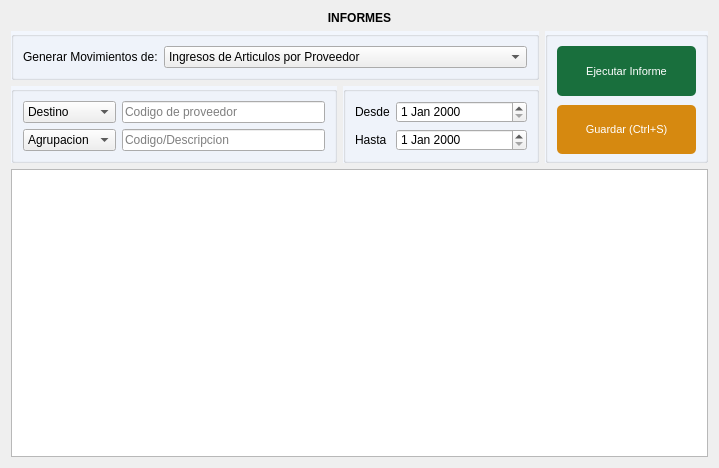
<?xml version="1.0" encoding="UTF-8"?>
<ui version="4.0">
 <class>Form</class>
 <widget class="QWidget" name="Form">
  <property name="geometry">
   <rect>
    <x>0</x>
    <y>0</y>
    <width>719</width>
    <height>468</height>
   </rect>
  </property>
  <property name="windowTitle">
   <string>Form</string>
  </property>
  <layout class="QGridLayout" name="gridLayout_4">
   <item row="0" column="0">
    <layout class="QGridLayout" name="gridLayout_3" rowstretch="0,0,0,0,80" columnstretch="50,30,25">
     <item row="1" column="0" colspan="2">
      <widget class="QGroupBox" name="groupBox">
       <property name="styleSheet">
        <string notr="true">#groupBox{
	background-color: #F2F6FD;
	}</string>
       </property>
       <property name="title">
        <string/>
       </property>
       <layout class="QGridLayout" name="gridLayout_2">
        <item row="0" column="2">
         <widget class="QComboBox" name="filtro_principal">
          <property name="sizePolicy">
           <sizepolicy hsizetype="Expanding" vsizetype="Expanding">
            <horstretch>0</horstretch>
            <verstretch>0</verstretch>
           </sizepolicy>
          </property>
          <item>
           <property name="text">
            <string>Ingresos de Articulos por Proveedor</string>
           </property>
          </item>
          <item>
           <property name="text">
            <string>Egresos de Articulos por Operario</string>
           </property>
          </item>
         </widget>
        </item>
        <item row="0" column="0" colspan="2">
         <widget class="QLabel" name="label_3">
          <property name="sizePolicy">
           <sizepolicy hsizetype="Expanding" vsizetype="Expanding">
            <horstretch>0</horstretch>
            <verstretch>0</verstretch>
           </sizepolicy>
          </property>
          <property name="layoutDirection">
           <enum>Qt::LeftToRight</enum>
          </property>
          <property name="text">
           <string>Generar Movimientos de:</string>
          </property>
          <property name="alignment">
           <set>Qt::AlignLeading|Qt::AlignLeft|Qt::AlignVCenter</set>
          </property>
         </widget>
        </item>
       </layout>
      </widget>
     </item>
     <item row="4" column="0" colspan="3">
      <widget class="QTableView" name="tbl_informe">
       <attribute name="horizontalHeaderStretchLastSection">
        <bool>true</bool>
       </attribute>
      </widget>
     </item>
     <item row="0" column="0" colspan="3">
      <widget class="QLabel" name="label">
       <property name="font">
        <font>
         <pointsize>9</pointsize>
         <weight>75</weight>
         <bold>true</bold>
        </font>
       </property>
       <property name="text">
        <string>INFORMES</string>
       </property>
       <property name="alignment">
        <set>Qt::AlignCenter</set>
       </property>
      </widget>
     </item>
     <item row="2" column="0" rowspan="2">
      <widget class="QGroupBox" name="groupBox_2">
       <property name="styleSheet">
        <string notr="true">#groupBox_2{
	background-color: #F2F6FD;
	}</string>
       </property>
       <property name="title">
        <string/>
       </property>
       <layout class="QGridLayout" name="gridLayout_5">
        <item row="0" column="1" colspan="2">
         <widget class="QComboBox" name="filtro_destino">
          <item>
           <property name="text">
            <string>Destino</string>
           </property>
          </item>
         </widget>
        </item>
        <item row="0" column="3">
         <widget class="QLineEdit" name="filtro_tercero">
          <property name="placeholderText">
           <string>Codigo de proveedor</string>
          </property>
         </widget>
        </item>
        <item row="1" column="3">
         <widget class="QLineEdit" name="buscador">
          <property name="text">
           <string/>
          </property>
          <property name="placeholderText">
           <string>Codigo/Descripcion</string>
          </property>
         </widget>
        </item>
        <item row="1" column="1" colspan="2">
         <widget class="QComboBox" name="filtro_agrupacion">
          <item>
           <property name="text">
            <string>Agrupacion</string>
           </property>
          </item>
          <item>
           <property name="text">
            <string>Insumos</string>
           </property>
          </item>
          <item>
           <property name="text">
            <string>Reparacion</string>
           </property>
          </item>
          <item>
           <property name="text">
            <string>Inversion</string>
           </property>
          </item>
         </widget>
        </item>
       </layout>
      </widget>
     </item>
     <item row="2" column="1" rowspan="2">
      <widget class="QGroupBox" name="groupBox_3">
       <property name="styleSheet">
        <string notr="true">#groupBox_3{
	background-color: #F2F6FD;
	}</string>
       </property>
       <property name="title">
        <string/>
       </property>
       <layout class="QGridLayout" name="gridLayout_6" columnstretch="10,90">
        <item row="0" column="0">
         <widget class="QLabel" name="label_desde">
          <property name="text">
           <string>Desde</string>
          </property>
         </widget>
        </item>
        <item row="1" column="0">
         <widget class="QLabel" name="label_hasta">
          <property name="text">
           <string>Hasta</string>
          </property>
         </widget>
        </item>
        <item row="0" column="1">
         <widget class="QDateEdit" name="fecha_desde">
          <property name="focusPolicy">
           <enum>Qt::ClickFocus</enum>
          </property>
         </widget>
        </item>
        <item row="1" column="1">
         <widget class="QDateEdit" name="fecha_hasta">
          <property name="focusPolicy">
           <enum>Qt::ClickFocus</enum>
          </property>
         </widget>
        </item>
       </layout>
      </widget>
     </item>
     <item row="1" column="2" rowspan="3">
      <widget class="QGroupBox" name="groupBox_4">
       <property name="styleSheet">
        <string notr="true">#groupBox_4{
	background-color: #F2F6FD;
	}</string>
       </property>
       <property name="title">
        <string/>
       </property>
       <layout class="QGridLayout" name="gridLayout">
        <property name="topMargin">
         <number>9</number>
        </property>
        <property name="rightMargin">
         <number>9</number>
        </property>
        <property name="bottomMargin">
         <number>6</number>
        </property>
        <property name="spacing">
         <number>9</number>
        </property>
        <item row="0" column="0">
         <widget class="QPushButton" name="btn_ejecutar">
          <property name="sizePolicy">
           <sizepolicy hsizetype="Expanding" vsizetype="Fixed">
            <horstretch>0</horstretch>
            <verstretch>0</verstretch>
           </sizepolicy>
          </property>
          <property name="maximumSize">
           <size>
            <width>200</width>
            <height>200</height>
           </size>
          </property>
          <property name="styleSheet">
           <string notr="true">#btn_ejecutar{
	background-color: #196F3D;
	color: #ffffff;
	font-family: 'Ariall';
	font-size: 11px;
	border-radius: 5px;
	}

#btn_ejecutar:hover{
	background-color: #04B431;
	}</string>
          </property>
          <property name="text">
           <string>Ejecutar Informe</string>
          </property>
          <property name="icon">
           <iconset>
            <normaloff>../ico/accept_database.ico</normaloff>../ico/accept_database.ico</iconset>
          </property>
          <property name="iconSize">
           <size>
            <width>30</width>
            <height>30</height>
           </size>
          </property>
          <property name="shortcut">
           <string>Return</string>
          </property>
         </widget>
        </item>
        <item row="1" column="0">
         <widget class="QPushButton" name="btn_guardar">
          <property name="sizePolicy">
           <sizepolicy hsizetype="Expanding" vsizetype="Fixed">
            <horstretch>0</horstretch>
            <verstretch>0</verstretch>
           </sizepolicy>
          </property>
          <property name="maximumSize">
           <size>
            <width>200</width>
            <height>200</height>
           </size>
          </property>
          <property name="styleSheet">
           <string notr="true">#btn_guardar{
	background-color: #D68910  ;
	color: #ffffff;
	font-family: 'Ariall';
	font-size: 11px;
	border-radius: 5px;
	}

#btn_guardar:hover{
	background-color: #F1C40F ;
	}</string>
          </property>
          <property name="text">
           <string>Guardar (Ctrl+S)</string>
          </property>
          <property name="icon">
           <iconset>
            <normaloff>../ico/save.ico</normaloff>../ico/save.ico</iconset>
          </property>
          <property name="iconSize">
           <size>
            <width>30</width>
            <height>30</height>
           </size>
          </property>
         </widget>
        </item>
       </layout>
      </widget>
     </item>
    </layout>
   </item>
  </layout>
 </widget>
 <resources/>
 <connections/>
</ui>
